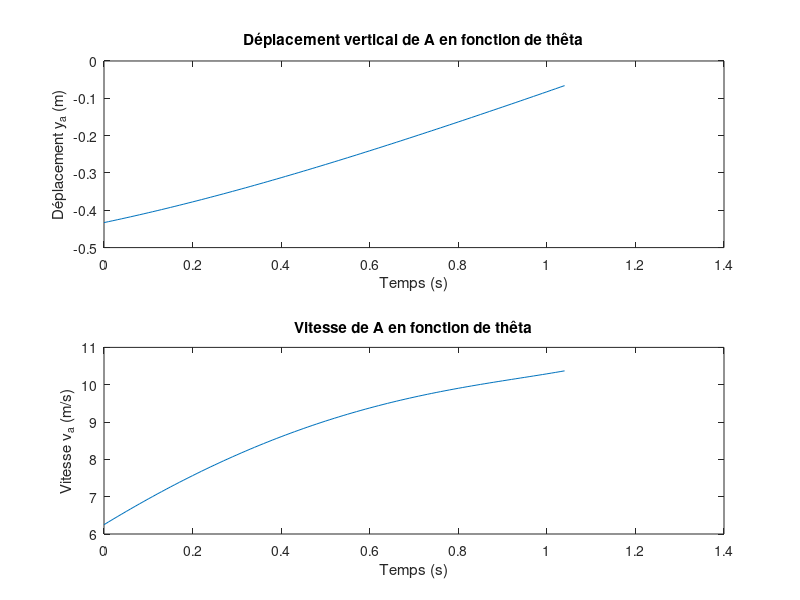

The MATLAB source for this figure:
%% Clean up
clc % vide ligne de commande
clear all % vide workspace
close all % vide fenetres et graphiques

%% Cinématique - Préparation
omega_ob = 25;       % rad/s
l = 0.25;            % m

dteta = 0.01;
teta = [0:dteta:(pi/3)]';

%% Cinématique - Mouvement horizonral 

% Vecteur position x_a
x_ha = 2 * l .* cos(teta);

subplot(3, 1, 1)
plot(teta, x_ha)
xlabel('Temps (s)')
ylabel('Déplacement x_a (m)')
title('Déplacement horizontal de A en fonction de thêta')

% Vitesse v_a
v_ha = -2 * l * omega_ob .* sin(teta);

subplot(3, 1, 2)
plot(teta, v_ha)
xlabel('Temps (s)')
ylabel('Vitesse v_a (m/s)')
title('Vitesse de A en fonction de thêta')

% Accélération acc_a
acc_ha = -2 * l * (omega_ob^2) .* cos(teta);

subplot(3, 1, 3)
plot(teta, acc_ha)
xlabel('Temps (s)')
ylabel('Accélération acc_a (m/s)')
title('Accélération de A en fonction de thêta')

%% Cinématique - Mouvement vertical

% Vecteur position y_va
%y_va = l.*( sin(teta) + ( 1 - (cos(teta) + 1).^2 ).^(1/2) );  

y_va = l.*( sin(teta) - ( 2.*cos(teta) + cos(teta).^2 ).^(1/2) );  

subplot(2, 1, 1)
plot(teta, y_va)
xlabel('Temps (s)')
ylabel('Déplacement y_a (m)')
title('Déplacement vertical de A en fonction de thêta')

% Vitesse v_va
%v_va1 = l*omega_ob.*( cos(teta) + ( (sin(2.*teta)-(2.*sin(teta)) / 2*(2 - (cos(teta)).^2 + 2*cos(teta)).^(1/2)) ));
num1 = sin(2.*teta) + 2.*sin(teta);
denum1 = 2 .* (( 2.*cos(teta) + cos(teta).^2 ).^(1/2));
fraction1 = (num1) ./ (denum1);

v_va1 = l*omega_ob.*( cos(teta) + fraction1 );

subplot(2, 1, 2)
plot(teta, v_va1)
xlabel('Temps (s)')
ylabel('Vitesse v_a (m/s)')
title('Vitesse de A en fonction de thêta')
